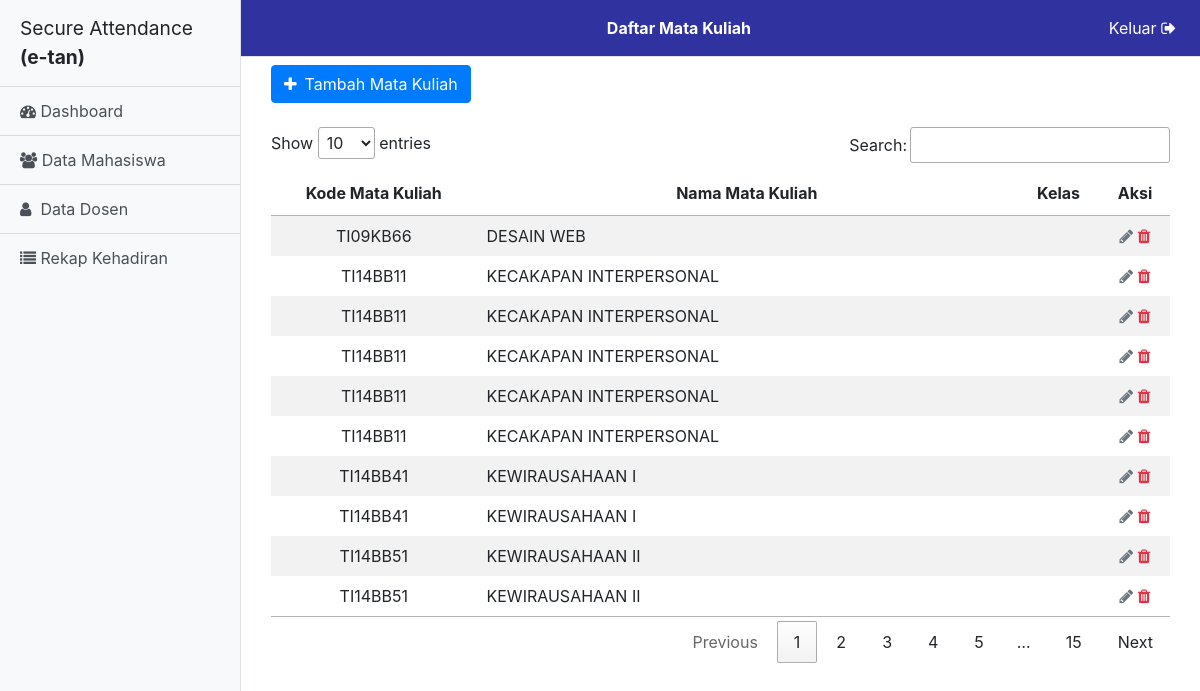
Screenshot of /index.php/matkul with the database file from the repository.
### tables this page shows
CREATE TABLE `matkul` (
  `ID_MATKUL` int(11) NOT NULL,
  `NIP_DOSEN` int(11) DEFAULT NULL,
  `KODE_MATKUL` varchar(10) DEFAULT NULL,
  `NAMA_MATKUL` varchar(50) DEFAULT NULL,
  `KELAS_MATKUL` varchar(2) DEFAULT NULL
);

### application/controllers/Matkul.php (called while the page is built, shortened)
<?php
class Matkul extends CI_Controller {
	function __construct(){
		$this->load->model('Mmatkul');
	}
	public function index(){
		$param['main_content'] = 'matkul/list';
		$param['page_title'] = 'Daftar Mata Kuliah';
		$param['matkul_list'] = $this->Mmatkul->getAllMatkul();
		$this->load->view('dashboard', $param);
	}
}

### index.php (called while the page is built, shortened)
<?php
require_once BASEPATH.'core/CodeIgniter.php';

### application/models/Mmatkul.php (called while the page is built, shortened)
<?php
class Mmatkul extends CI_Model {
	public function getAllMatkul(){
    return $this->db->get('matkul')->result();
  }
}
?>

### application/views/matkul/list.php (the view, shortened to what this page needs)
<div class="py-1">
</div>
<div class="py-0">
  <div class="container">
    <div class="row">
      <div class="col-md-12"><a class="btn btn-primary" href="<?php echo base_url('Matkul/add_matkul'); ?>"><i class="fa fa-plus"></i>&ensp;Tambah Mata Kuliah</a></div>
    </div>
  </div>
</div>
<div class="py-4">
  <div class="container">
    <div class="row">
      <div class="col-md-12">
        <div class="table-responsive">
          <table class="table table-striped table-borderless" id="newstable">
            <thead>
              <tr>
                <th class="text-center">Kode Mata Kuliah</th>
                <th class="text-center">Nama Mata Kuliah</th>
                <th class="text-center">Kelas</th>
                <th class="text-center" style="width: 50px">Aksi</th>
              </tr>
            </thead>
            <tbody>
              <?php $i = 1;
              foreach ($matkul_list as $matkul){ ?>
                <tr>
                  <td class="text-center"><?php echo $matkul->KODE_MATKUL; ?></td>
                  <td class="text-left"><?php echo $matkul->NAMA_MATKUL ?></td>
                  <td class="text-center"><?php echo $matkul->KELAS; ?></td>
                  <td class="text-center">
                    <a href="<?= base_url('Matkul/edit_matkul/' . $matkul->ID_MATKUL) ?>"><i class="fa fa-pencil text-secondary"></i></a>
                    <a href="#" data-toggle="modal" data-target="#ModalDelete" data-id="<?php echo $matkul->ID_MATKUL; ?>"
                        data-title="<?php echo $matkul->ID_MATKUL; ?>"><i class="fa fa-trash text-danger"></i></a>
                  </td>
                </tr>
              <?php $i++; } ?>
            </tbody>
          </table>
        </div>
      </div>
    </div>
  </div>
</div>

### assets/css/simple-sidebar.css (style rules this page uses)
body { overflow-x: hidden; }

### rows the page displays
matkul: KODE_MATKUL "TI09KB66", NAMA_MATKUL "DESAIN WEB"
matkul: KODE_MATKUL "TI14BB11", NAMA_MATKUL "KECAKAPAN INTERPERSONAL"
matkul: KODE_MATKUL "TI14BB11", NAMA_MATKUL "KECAKAPAN INTERPERSONAL"
matkul: KODE_MATKUL "TI14BB11", NAMA_MATKUL "KECAKAPAN INTERPERSONAL"
matkul: KODE_MATKUL "TI14BB11", NAMA_MATKUL "KECAKAPAN INTERPERSONAL"
matkul: KODE_MATKUL "TI14BB11", NAMA_MATKUL "KECAKAPAN INTERPERSONAL"
matkul: KODE_MATKUL "TI14BB41", NAMA_MATKUL "KEWIRAUSAHAAN I"
matkul: KODE_MATKUL "TI14BB41", NAMA_MATKUL "KEWIRAUSAHAAN I"
matkul: KODE_MATKUL "TI14BB51", NAMA_MATKUL "KEWIRAUSAHAAN II"
matkul: KODE_MATKUL "TI14BB51", NAMA_MATKUL "KEWIRAUSAHAAN II"

### other values shown
$page_title "Daftar Mata Kuliah"
